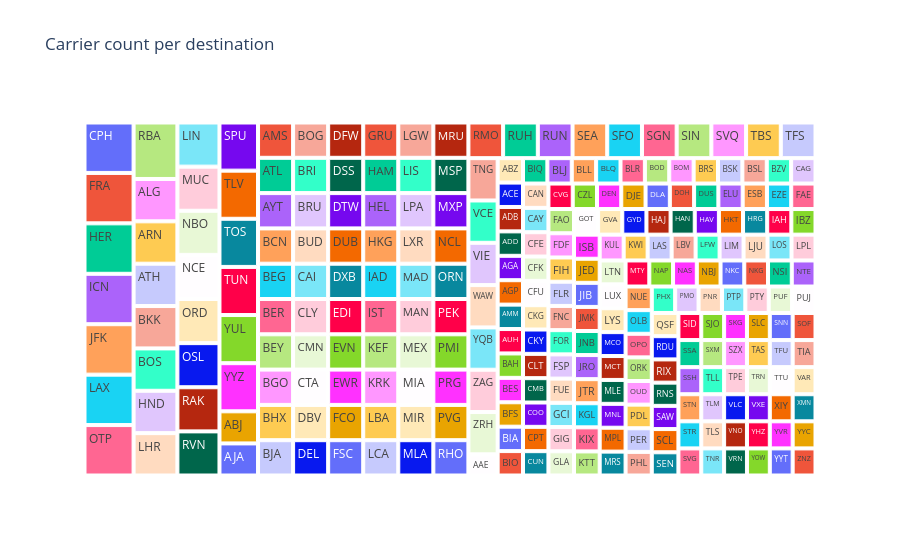

The cell this chart's notebook holds for it:
### Code cell
import plotly.express as px
plot_df = df[df['iata'] == 'CDG']

treemap_df = plot_df.groupby("dest_iata", as_index=False)["carrier_count"].sum()

fig = px.treemap(
    treemap_df,
    path=["dest_iata"],
    values="carrier_count",
    title="Carrier count per destination",
)
fig.show()

### Figure 1 — Plotly figure (JSON) as saved in the notebook; plotly's stock layout.template omitted (floating-point values rounded to 4 significant figures; data arrays with more than 128 entries replaced by an {"elided": "..."} marker saying what was removed)
{"data": [{"branchvalues": "total", "domain": {"x": [0, 1], "y": [0, 1]}, "hovertemplate": "labels=%{label}<br>carrier_count=%{value}<br>parent=%{parent}<br>id=%{id}<extra></extra>", "ids": {"elided": "272 str values"}, "labels": {"elided": "272 str values"}, "name": "", "parents": {"elided": "272 str values"}, "type": "treemap", "values": {"elided": "272 int values"}}], "layout": {"legend": {"tracegroupgap": 0}, "title": {"text": "Carrier count per destination"}}}
